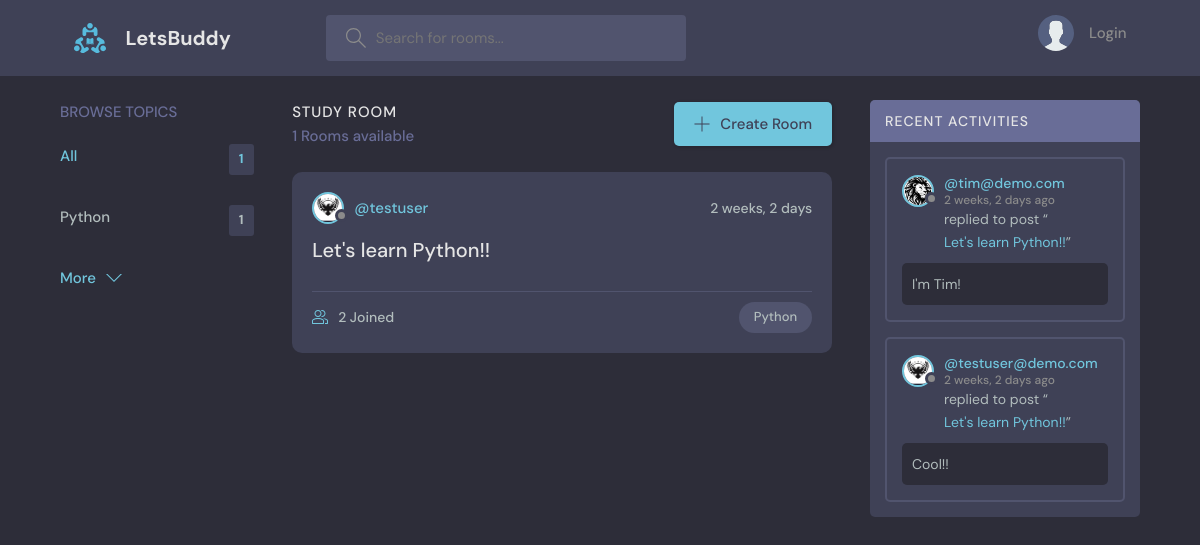
Before: / with the older database file.
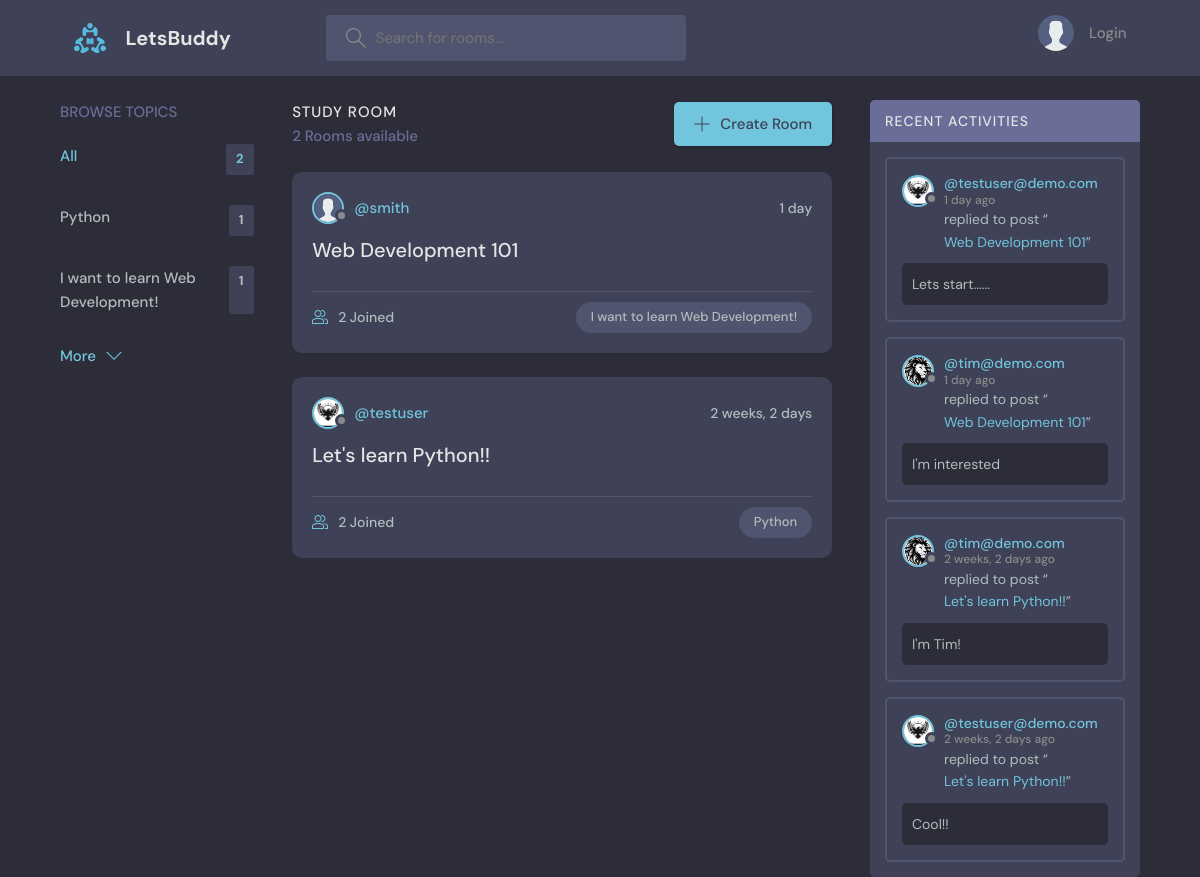
After: the same page with the newer database file.
### base/models.py (models this page shows, shortened)
class Topic(models.Model):
    name = models.CharField(max_length=200)

class Room(models.Model):
    host = models.ForeignKey(User, on_delete=models.SET_NULL, null=True)
    topic = models.ForeignKey(Topic, on_delete=models.SET_NULL, null=True)
    name = models.CharField(max_length=200)
    description = models.TextField(null=True, blank=True)
    participants = models.ManyToManyField(User,
                    related_name='participants', blank=True)
    updated = models.DateTimeField(auto_now=True)
    created = models.DateTimeField(auto_now_add=True)
    class Meta:
        ordering = ['-updated', '-created']
    def __str__(self):
        return self.name

class User(AbstractUser):
    name = models.CharField(max_length=200, null=True)
    email = models.EmailField(unique=True, null=True)
    bio = models.TextField(null=True)
    avatar = models.ImageField(null=True, default="avatar.svg")
    USERNAME_FIELD = 'email'
    REQUIRED_FIELDS = []

class Message(models.Model):
    user = models.ForeignKey(User, on_delete=models.CASCADE)
    room = models.ForeignKey(Room, on_delete=models.CASCADE)
    body = models.TextField()
    updated = models.DateTimeField(auto_now=True)
    created = models.DateTimeField(auto_now_add=True)
    class Meta:
        ordering = ['-updated', '-created']

### base/views.py (the view)
# urls.py: path('', views.home, name="home"),
def home(request):
    q = request.GET.get('q') if request.GET.get('q') != None else ''
    rooms =Room.objects.filter(
        Q(topic__name__icontains=q) |
        Q(name__icontains=q) |
        Q(description__icontains=q)
        )
    topics = Topic.objects.all()[0:5]
    room_count = rooms.count()
    room_messages = Message.objects.filter(Q(room__topic__name__icontains=q))
    context = {'rooms':rooms, 'topics': topics,
                'room_count': room_count, 'room_messages': room_messages}
    return render(request, 'base/home.html', context)

### base/templates/base/home.html (shortened to what this page needs)
{% extends 'main.html' %}
{% block content %}
    <main class="layout layout--3">
      <div class="container">
        {% include 'base/topics_component.html'%}
        <div class="roomList">
          <div class="roomList__header">
            <div>
              <h2>Study Room</h2>
              <p>{{room_count}} Rooms available</p>
            </div>
            <a class="btn btn--main" href="{% url 'create-room' %}">
              <svg version="1.1" xmlns="http://www.w3.org/2000/svg" width="32" height="32" viewBox="0 0 32 32">
                <title>add</title>
                <path
                  d="M16.943 0.943h-1.885v14.115h-14.115v1.885h14.115v14.115h1.885v-14.115h14.115v-1.885h-14.115v-14.115z"
                ></path>
              </svg>
              Create Room
            </a>
          </div>
          {% include 'base/feed_component.html' %}
        </div>
        {% include 'base/activity_component.html' %}
      </div>
    </main>
{% endblock content %}

### base/templates/base/topics_component.html
<div class="topics">
    <div class="topics__header">
      <h2>Browse Topics</h2>
    </div>
    <ul class="topics__list">
      <li>
        <a href="{% url 'home' %}" class="active">All <span>{{topics.count}}</span></a>
      </li>
    {% for topic in topics %}
      <li>
        <a href="{% url 'home' %}?q={{topic.name}}">{{topic.name}} <span>{{topic.room_set.all.count}}</span></a>
      </li>
    {% endfor %}
    </ul>
    <a class="btn btn--link" href="{% url 'topics' %}">
      More
      <svg version="1.1" xmlns="http://www.w3.org/2000/svg" width="32" height="32" viewBox="0 0 32 32">
        <title>chevron-down</title>
        <path d="M16 21l-13-13h-3l16 16 16-16h-3l-13 13z"></path>
      </svg>
    </a>
  </div>

### base/templates/base/feed_component.html (shortened to what this page needs)
{% for room in rooms %}
<div class="roomListRoom">
    <div class="roomListRoom__header">
      <a href="{% url 'user-profile' room.host.id %}" class="roomListRoom__author">
        <div class="avatar avatar--small">
          <img src="{{room.host.avatar.url}}" />
        </div>
        <span>@{{room.host.username}}</span>
      </a>
      <div class="roomListRoom__actions">
        <span>{{room.created|timesince}}</span>
      </div>
    </div>
    <div class="roomListRoom__content">
      <a href="{% url 'room' room.id %}">{{room.name}}</a>
    </div>
    <div class="roomListRoom__meta">
      <a href="{% url 'room' room.id %}" class="roomListRoom__joined">
        {{room.participants.all.count}} Joined
      </a>
      <p class="roomListRoom__topic">{{room.topic.name}}</p>
    </div>
  </div>
{% endfor %}

### base/templates/base/activity_component.html (shortened to what this page needs)
<div class="activities">
    <div class="activities__header">
      <h2>Recent Activities</h2>
    </div>
    {% for message in room_messages %}
    <div class="activities__box">
      <div class="activities__boxHeader roomListRoom__header">
        <a href="{% url 'user-profile' message.user.id %}" class="roomListRoom__author">
          <div class="avatar avatar--small">
            <img src="{{message.user.avatar.url}}" />
          </div>
          <p>
            @{{message.user}}
            <span>{{message.created|timesince}} ago</span>
          </p>
        </a>
      </div>
        <div class="activities__boxContent">
            <p>replied to post “<a href="{% url 'room' message.room.id %}">{{message.room}}</a>”</p>
            <div class="activities__boxRoomContent">
                {{message.body}}
            </div>
        </div>
    </div>
    {% endfor %}
</div>

Changed rows visible on the page:
added Topic: name "I want to learn Web Development!", room_set.all.count "1"
added Room: host.avatar (placeholder picture), host.username "smith", created "1 day", name "Web Development 101", participants.all.count "2", topic.name "I want to learn Web Development!"
added Message: user.avatar (picture), user "testuser@demo.com", created "1 day", room "Web Development 101", body "Lets start......"
added Message: user.avatar (picture), user "tim@demo.com", created "1 day", room "Web Development 101", body "I'm interested"
Other visible differences:
{{ topics.count }}: "1" → "2"
{{ room_count }}: "1" → "2"
